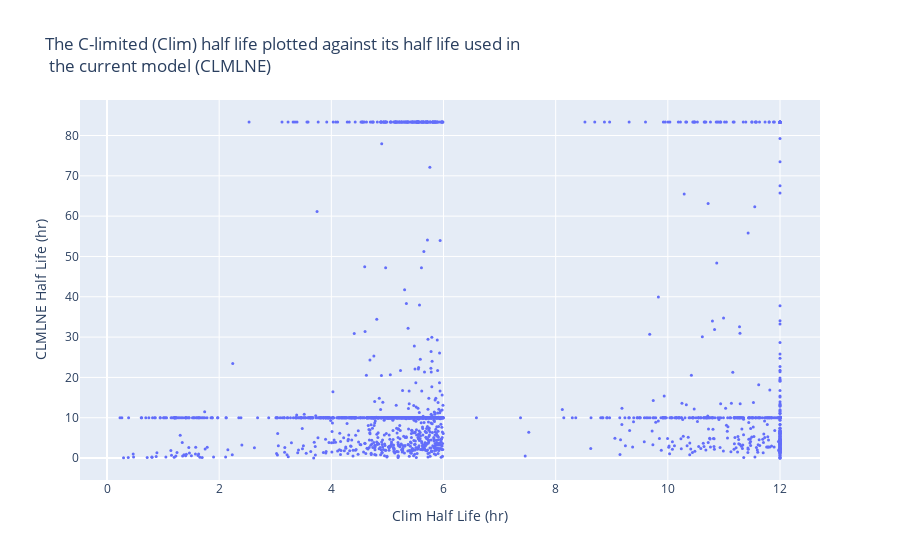

Notebook cell for this chart:
### Code cell
# same plot as above but in hours! 
fig = go.Figure()
fig.add_trace(go.Scatter(x=(big_df['Clim half life (min)'] / 60), y=(big_df['CLMLNE half life (min)']/60), mode='markers', name='CLMLNE half life (min)', hovertext=big_df['Protein ID'], marker_size=3))

# Plot Specs
fig.update_layout(title='The C-limited (Clim) half life plotted against its half life used in<br> the current model (CLMLNE)', yaxis_title='CLMLNE Half Life (hr)', xaxis_title='Clim Half Life (hr)')

### Figure 1 — Plotly figure (JSON) as saved in the notebook; plotly's stock layout.template omitted (floating-point values rounded to 4 significant figures; data arrays with more than 128 entries replaced by an {"elided": "..."} marker saying what was removed)
{"data": [{"hovertext": {"elided": "1912 str values"}, "marker": {"size": 3}, "mode": "markers", "name": "CLMLNE half life (min)", "x": {"elided": "1912 float values"}, "y": {"elided": "1912 float values"}, "type": "scatter"}], "layout": {"title": {"text": "The C-limited (Clim) half life plotted against its half life used in<br> the current model (CLMLNE)"}, "yaxis": {"title": {"text": "CLMLNE Half Life (hr)"}}, "xaxis": {"title": {"text": "Clim Half Life (hr)"}}}}
